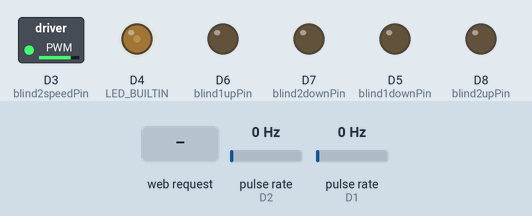
The program below on a simulated ESP8266 (Wemos D1 mini). On the bench: switched loads named in the program (green lamp = pin HIGH), output pins drawn as LEDs (lit = HIGH, except the on-board LED, lit = LOW). Wiring (inferred from the names in the program): 2 × pulse sensor: data D2 / data D1. Inputs (shaded band) come from the test bench; at power-on: pulse rate (sensors on D2, D1) 0 Hz. WiFi joins after 1.5 s; servers stay silent unless stated; network time is answered at once with the bench clock; the local clock reads 2024-03-15 10:24:30 at power-on unless the program sets it; what the program prints to the serial monitor is not drawn.

Above: at 3.1 s.
3.2 s: HTTP request GET /move?dir=F received
At 4.6 s:
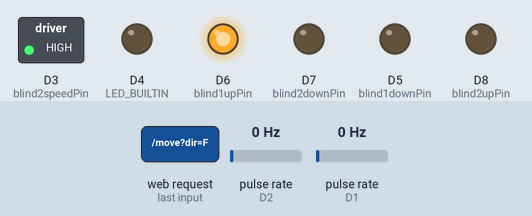
4.9 s: HTTP request GET /move?dir=B received
At 5.2 s:
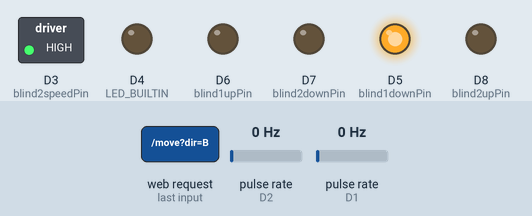
6.4 s: HTTP request GET /move?dir=S received
At 7.5 s:
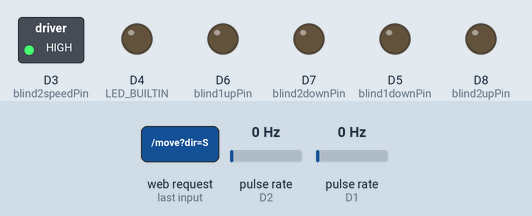
7.9 s: HTTP request GET /move?dir=L received
At 8.7 s:
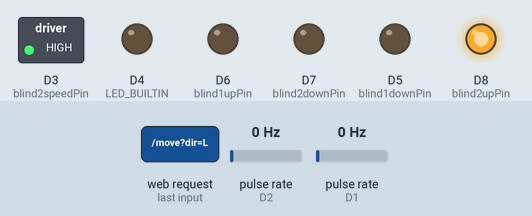
9.4 s: HTTP request GET /move?dir=F received
At 9.8 s:
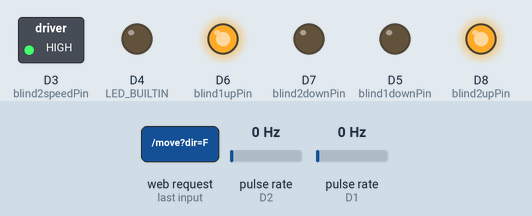
10.9 s: HTTP request GET /action?type=1 received
At 12.2 s:
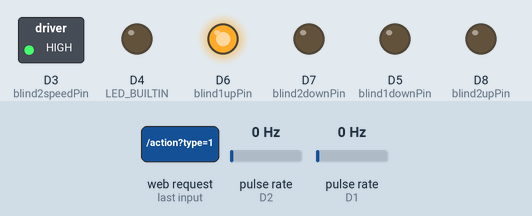
Timing chart, 0 to 13.4 s (numbered marks = the images above; inputs shaded):
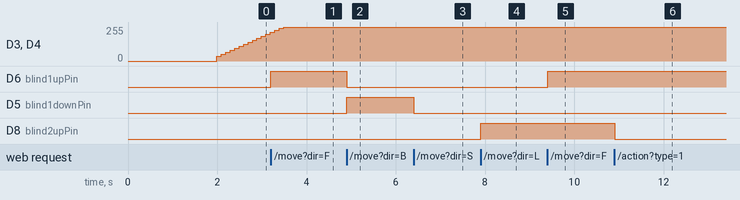

The program:

main.cpp
```cpp
#include "blind.h"
#include "pass.h" //imports ssid and password to wifi
#include <Arduino.h>
#include <ESP8266WebServer.h>
#include <ESP8266WiFi.h>
#include <NTPClient.h>
#include <WiFiUdp.h>

WiFiUDP ntpUDP;
NTPClient timeClient(ntpUDP, "pool.ntp.org");

#define OPEN_BLINDS_HOUR 9
#define CLOSE_BLINDS_HOUR 20

int blind1upPin = D6;
int blind1downPin = D5;

int blind2upPin = D8;
int blind2downPin = D7;

int blind1speedPin = D4;
int blind2speedPin = D3;

int blind1encoderPin = D1;
int blind2encoderPin = D2;

Blind blind1(blind1upPin, blind1downPin, blind1speedPin, blind1encoderPin, 150);
Blind blind2(blind2upPin, blind2downPin, blind2speedPin, blind2encoderPin, 150);

void ICACHE_RAM_ATTR checkWheelSpeed1() { blind1.incrementWheelTic(); }
void ICACHE_RAM_ATTR checkWheelSpeed2() { blind2.incrementWheelTic(); }

BlindMovement blindMovement1(blind1, 27500);
BlindMovement blindMovement2(blind2, 27500);

int clientTriesCounter = 0;
ESP8266WebServer server(80);
int desiredSpeed = 150;
const int TEMPLATE_BUFFER_SIZE = 2048;
char templateBuffer[TEMPLATE_BUFFER_SIZE];

void blink() {
    pinMode(LED_BUILTIN, HIGH);
    delay(50);
    pinMode(LED_BUILTIN, LOW);
    delay(50);
    pinMode(LED_BUILTIN, HIGH);
    delay(50);
    pinMode(LED_BUILTIN, LOW);
}

void connectToWiFi() {
    Serial.println();
    Serial.println();
    Serial.print("Connecting to ");
    Serial.println(ssid);

    WiFi.begin(ssid, password);
    while (WiFi.status() != WL_CONNECTED) {
        delay(500);
        blink();
        Serial.print(".");
    }
    Serial.println("");
    Serial.println("WiFi connected");
}
void setupTimeClient() {
    timeClient.begin();
    timeClient.setTimeOffset(7200);
    timeClient.update();
    String formattedTime = timeClient.getFormattedTime();
    Serial.print("Formatted Time: ");
    Serial.println(formattedTime);
}

void renderMainPage() {
    snprintf(templateBuffer, TEMPLATE_BUFFER_SIZE, "<html>\
                <head>\
                    <meta charset=\"utf-8\">\
                    <meta http-equiv='refresh' content='3'/>\
                </head>\
                <body>\
                    STEROWANIE SUPER ROLETAMI\
                    \
                    <br><br>\
                    prędkość: %d\
                    <br><br>\
                    \
                    ROLETA 1\
                    stan: %d\
                    <br>\
                    długość ruchu: %d\
                    <br><br>\
                    <a href=\"/move?dir=F\">OTWÓRZ</a><br>\
                    <a href=\"/move?dir=B\">ZAMKNIJ</a><br>\
                    <a href=\"/move?dir=S\">STOP</a><br>\
                    <br>\
                    \
                    ROLETA 2\
                    stan: %d\
                    <br>\
                    długość ruchu: %d\
                    <br><br>\
                    <a href=\"/move?dir=L\">OTWÓRZ</a><br>\
                    <a href=\"/move?dir=R\">ZAMKNIJ</a><br>\
                    <a href=\"/move?dir=S\">STOP</a><br>\
                </body>\
            </html>",
             desiredSpeed, blind1.getState(), blind1.getMovementDuration(),
             blind2.getState(), blind2.getMovementDuration());
}

void serverHandleMove() {
    String action = server.arg("dir");
    if (action == "F") {
        blind1.go(UP);
    } else if (action == "B") {
        blind1.go(DOWN);
    } else if (action == "S") {
        blind1.go(STOP);
    }
    if (action == "L") {
        blind2.go(UP);
    } else if (action == "R") {
        blind2.go(DOWN);
    } else if (action == "S") {
        blind2.go(STOP);
    }
    renderMainPage();
    server.send(200, "text/html", templateBuffer);
}

void serverHandleAction() {
    String action = server.arg("type");
    if (action == "4") {
        blindMovement1.move(UP);
    } else if (action == "8") {
        blindMovement1.move(DOWN);
    } else if (action == "3") {
        blind1.resetState();
    }
    if (action == "1") {
        blindMovement2.move(UP);
    } else if (action == "5") {
        blindMovement2.move(DOWN);
    } else if (action == "2") {
        blind2.resetState();
    }
    renderMainPage();
    server.send(200, "text/html", templateBuffer);
}

void setup() {
    Serial.begin(9600);

    connectToWiFi();

    // Start the server
    server.on("/move", serverHandleMove);
    server.on("/action", serverHandleAction);
    server.on("/", []() {
        renderMainPage();
        server.send(200, "text/html", templateBuffer);
    });
    server.begin();
    Serial.println("Server started");

    // Setup time client
    setupTimeClient();

    // Print the IP address
    Serial.print("Use this URL : ");
    Serial.print("http://");
    Serial.print(WiFi.localIP());
    Serial.println("/");

    // init blinds
    blind1.init();
    blind2.init();
    attachInterrupt(blind1encoderPin, checkWheelSpeed1, CHANGE);
    attachInterrupt(blind2encoderPin, checkWheelSpeed2, CHANGE);

    pinMode(A0, INPUT);
}

void loop() {
    // Check time from web
    timeClient.update();
    blindMovement1.handleMovement();
    blindMovement2.handleMovement();
    blind1.handleMove();
    blind2.handleMove();

    // Auto blind control
    if (timeClient.getHours() == OPEN_BLINDS_HOUR && timeClient.getMinutes() == 0 &&
        timeClient.getSeconds() == 0) {
        blindMovement1.move(UP);
        blindMovement2.move(UP);
    }

    else if (timeClient.getHours() == CLOSE_BLINDS_HOUR && timeClient.getMinutes() == 0 &&
             timeClient.getSeconds() == 0) {
        blindMovement1.move(DOWN);
        blindMovement2.move(DOWN);
    }

    // int potentiometerInput = analogRead(A0);
    // int desiredSpeed = 150; // map(potentiometerInput, 0, 1024, 30, 150);
    // blind1.setSpeed(desiredSpeed);
    // blind2.setSpeed(desiredSpeed);

    server.handleClient();
}
```

blind.h
```cpp
#include <Arduino.h>
#include <PID_v1.h>

enum Direction { UP, STOP, DOWN };

class Blind {
  private:
    int pinUp;
    int pinDown;
    int pinSpeed;
    int pinEncoder;
    double speedSetPoint;
    double speedValOutput;
    Direction currentDirection = STOP;
    Direction requestedDirection = STOP;
    double encoder_num_pulses = 0;
    int movementDuration = 0;
    int movementTicState = 0; // distance from top
    double Kp = 0.6, Ki = 4, Kd = 0;
    PID myPID;

    void handleChangeDirection() {
        if (currentDirection != requestedDirection) {
            switch (requestedDirection) {
            case UP:
                Serial.println("RUSZA SIE");
                movementDuration = 0;
                digitalWrite(pinUp, HIGH);
                digitalWrite(pinDown, LOW);
                break;
            case DOWN:
                Serial.println("RUSZA SIE");
                movementDuration = 0;
                digitalWrite(pinDown, HIGH);
                digitalWrite(pinUp, LOW);
                break;
            case STOP:
                digitalWrite(pinDown, LOW);
                digitalWrite(pinUp, LOW);
            }
            currentDirection = requestedDirection;
        }
    }
    void handleSpeed() {
        int result = myPID.Compute();
        if (result) {
            encoder_num_pulses = 0;
            analogWrite(pinSpeed, (int) speedValOutput);
        }
    }

  public:
    Blind(int pinUp, int pinDown, int pinSpeed, int pinEncoder, int speed)
        : myPID(&encoder_num_pulses, &speedValOutput, &speedSetPoint, Kp, Ki,
                Kd, DIRECT) {
        this->pinUp = pinUp;
        this->pinDown = pinDown;
        this->pinSpeed = pinSpeed;
        this->speedSetPoint = speed;
        this->pinEncoder = pinEncoder;
    }

    // YOU HAVE TO RUN attachInterupt(pinEncoder, func, CHANGE); yourself in
    // setup, 'func' has to look like this
    // void func() {
    //     blind1.incrementWheelTic()
    // }
    void init() { // has to be run in setup
        pinMode(pinUp, OUTPUT);
        pinMode(pinDown, OUTPUT);
        digitalWrite(pinUp, LOW);
        digitalWrite(pinDown, LOW);

        myPID.SetMode(AUTOMATIC);
        myPID.SetSampleTime(100);
        myPID.SetOutputLimits(0, 1023);
    }
    void handleMove() { // has to be run in arduino loop
        handleSpeed();
        handleChangeDirection();
    }
    void go(Direction dir) { requestedDirection = dir; }
    void ICACHE_RAM_ATTR incrementWheelTic() {
        encoder_num_pulses++;
        movementDuration++;
        if (currentDirection == DOWN) {
            movementTicState++;
        } else if (currentDirection == UP) {
            movementTicState--;
        }
    }
    int getMovementDuration() const { return movementDuration; }
    int getState() const { return movementTicState; }
    Direction getDirection() { return currentDirection; }
    void setSpeed(int speed) { speedSetPoint = speed; }
    void resetState() { movementTicState = 0; }
};

enum State { OPEN, MOVING, CLOSE };
class BlindMovement {
  private:
    Blind& blind;
    int steps;
    boolean autoMode = false;

  public:
    BlindMovement(Blind& blind_, int steps_) : blind(blind_) { steps = steps_; }
    void move(Direction dir) {
        blind.go(dir);
        autoMode = true;
    }
    void handleMovement() {
        Direction dir = blind.getDirection();
        int currentState = blind.getState();
        if(!autoMode){
            return;
        }
        // Stop blinds at the window boundaries.
        if (dir == UP && currentState <= 0) {
            blind.go(STOP);
            autoMode = false;
        } else if (dir == DOWN && currentState >= steps) {
            blind.go(STOP);
            autoMode = false;
        }
    };
};
```

pass.h
```cpp
const char* ssid = "test";
const char* password = "test";
```

Measured:
- after the input at 3.2 s, D6 (blind1upPin): LOW → HIGH at once
- after the input at 4.9 s, D6 (blind1upPin): HIGH → LOW at once; D5 (blind1downPin): LOW → HIGH at once
- after the input at 6.4 s, D5 (blind1downPin): HIGH → LOW at once
- after the input at 7.9 s, D8 (blind2upPin): LOW → HIGH at once
- after the input at 9.4 s, D6 (blind1upPin): LOW → HIGH at once
- after the input at 10.9 s, D8 (blind2upPin): HIGH → LOW at once
